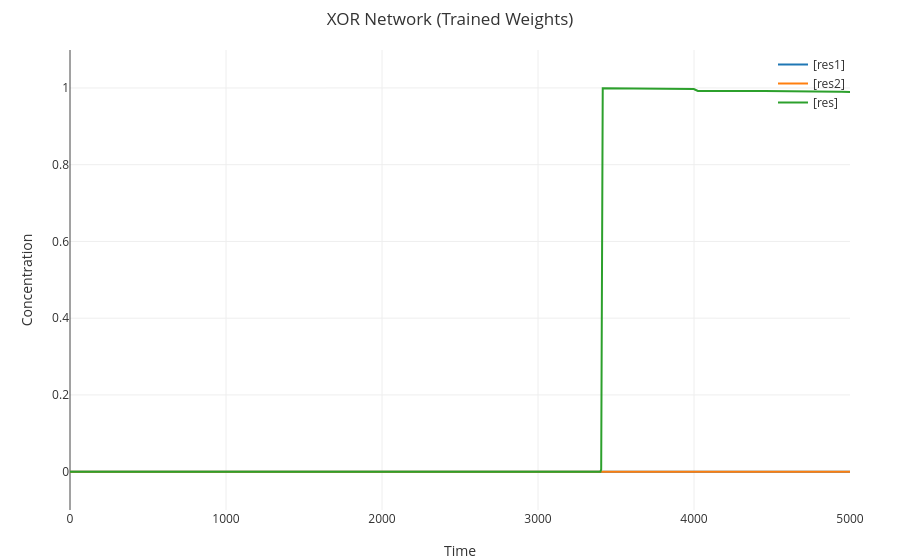

Here is the notebook cell this chart was saved with:
### Code cell
%reset
%export expanded
%debug on
%title "XOR Network (Trained Weights)"
directive simulation { 
  final=5000; 
  plots=[res;res1;res2];
}
directive simulator deterministic
directive parameters [ k = 0.003; u = 0.1 ]

directive rates [
  res = [c0]-[c1];
  res1 = [H0P]-[H0N];
  res2 = [H1P] - [H1N]
]	

// === 输入信号 (测试用例: 可修改) ===
| 1 X1P | 0 X1N    // X1 = -1
| 0 X2P | 1 X2N    // X2 = -1
| 1 CB             // 偏置信号 = -1

// === 训练后权重 (双轨表示) ===

// --- N0 权重 ---
| 2.94304066 W00P | 0 W00N      // W00 = -2.943 → 贡献 +2.943
| 0 W01P | 2.73212848 W01N      // W01 = -2.732
| 0 W02P | 3.90841656 W02N      // W02 = -3.908

// --- N1 权重 ---
| 0 W10P | 2.62188713 W10N      // W10 = +2.622 → 贡献 -2.622
| 0 W11P | 3.38384533 W11N      // W11 = -3.384
| 0 W12P | 2.60482672 W12N      // W12 = -2.605

// --- N2 权重 ---
| 0 W20P | 3.77539904 W20N      // W20 = +3.775 → 贡献 -3.775
| 4.05530305 W21P | 0 W21N      // W21 = +4.055
| 0 W22P | 3.68841413 W22N      // W22 = -3.688

// === 中间变量 ===
| 0 H0P | 0 H0N
| 0 H1P | 0 H1N
| 0 c0  | 0 c1

%invoke XOR_NETWORK(X1P,X1N,X2P,X2N,W01P,W01N,W02P,W02N,W00P,W00N,W11P,W11N,W12P,W12N,W10P,W10N,W21P,W21N,W22P,W22N,W20P,W20N,CB):(c0,c1,CB) as net1

### Figure 1 — Plotly figure (JSON) as saved in the notebook; plotly's stock layout.template omitted (floating-point values rounded to 4 significant figures; data arrays with more than 128 entries replaced by an {"elided": "..."} marker saying what was removed)
{"data": [{"line": {"width": 2}, "mode": "lines", "name": "[res1]", "x": {"elided": "1001 int values"}, "y": {"elided": "1001 int values"}}, {"line": {"width": 2}, "mode": "lines", "name": "[res2]", "x": {"elided": "1001 int values"}, "y": {"elided": "1001 int values"}}, {"line": {"width": 2}, "mode": "lines", "name": "[res]", "x": {"elided": "1001 int values"}, "y": {"elided": "1001 float values"}}], "layout": {"font": {"color": "#333"}, "hovermode": "x unified", "legend": {"bgcolor": "rgba(0,0,0,0)", "x": 1, "xanchor": "right", "y": 1, "yanchor": "top"}, "margin": {"b": 50, "l": 70, "r": 50, "t": 50}, "paper_bgcolor": "rgba(0,0,0,0)", "plot_bgcolor": "rgba(0,0,0,0)", "title": "XOR Network (Trained Weights)", "xaxis": {"range": [0, 5000], "showgrid": true, "title": "Time"}, "yaxis": {"range": [-0.0999, 1.099], "showgrid": true, "title": "Concentration"}}}
